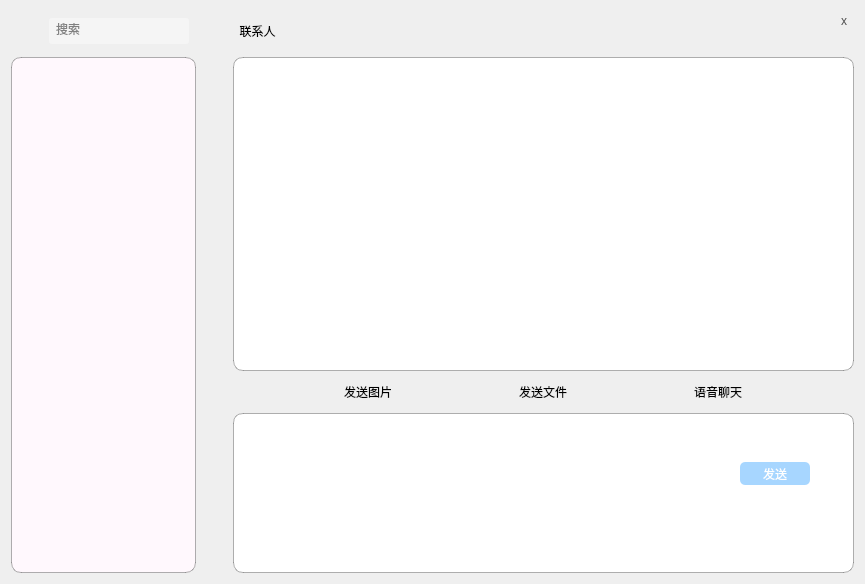
      <widget class="QWidget" name="page_talk">
       <layout class="QGridLayout" name="gridLayout">
        <item row="0" column="1">
         <layout class="QHBoxLayout" name="horizontalLayout_4">
          <item>
           <widget class="QLabel" name="lab_friendname">
            <property name="sizePolicy">
             <sizepolicy hsizetype="Fixed" vsizetype="Fixed">
              <horstretch>0</horstretch>
              <verstretch>0</verstretch>
             </sizepolicy>
            </property>
            <property name="cursor">
             <cursorShape>ArrowCursor</cursorShape>
            </property>
            <property name="styleSheet">
             <string notr="true">font: 520 11pt &quot;Microsoft YaHei UI&quot;;
border: transparent;</string>
            </property>
            <property name="text">
             <string>  联系人</string>
            </property>
           </widget>
          </item>
          <item>
           <layout class="QVBoxLayout" name="verticalLayout_2">
            <item>
             <layout class="QHBoxLayout" name="horizontalLayout">
              <item>
               <spacer name="horizontalSpacer">
                <property name="orientation">
                 <enum>Qt::Orientation::Horizontal</enum>
                </property>
                <property name="sizeType">
                 <enum>QSizePolicy::Policy::Expanding</enum>
                </property>
                <property name="sizeHint" stdset="0">
                 <size>
                  <width>500</width>
                  <height>25</height>
                 </size>
                </property>
               </spacer>
              </item>
              <item alignment="Qt::AlignmentFlag::AlignRight|Qt::AlignmentFlag::AlignTop">
               <widget class="QPushButton" name="but_minwindow">
                <property name="sizePolicy">
                 <sizepolicy hsizetype="Fixed" vsizetype="Fixed">
                  <horstretch>0</horstretch>
                  <verstretch>0</verstretch>
                 </sizepolicy>
                </property>
                <property name="minimumSize">
                 <size>
                  <width>20</width>
                  <height>20</height>
                 </size>
                </property>
                <property name="maximumSize">
                 <size>
                  <width>20</width>
                  <height>20</height>
                 </size>
                </property>
                <property name="cursor">
                 <cursorShape>PointingHandCursor</cursorShape>
                </property>
                <property name="mouseTracking">
                 <bool>true</bool>
                </property>
                <property name="styleSheet">
                 <string notr="true">QPushButton {
    border: none;
    background: transparent;
    color: rgb(78, 78, 78);
}

QPushButton:hover {
    border: none;
    background: transparent;
    color: white;
    background: grey;
    border-radius: 3px;
}</string>
                </property>
                <property name="text">
                 <string/>
                </property>
                <property name="icon">
                 <iconset theme="QIcon::ThemeIcon::ListRemove"/>
                </property>
                <property name="iconSize">
                 <size>
                  <width>12</width>
                  <height>10</height>
                 </size>
                </property>
               </widget>
              </item>
              <item alignment="Qt::AlignmentFlag::AlignRight|Qt::AlignmentFlag::AlignTop">
               <widget class="QPushButton" name="but_maxwindow">
                <property name="sizePolicy">
                 <sizepolicy hsizetype="Fixed" vsizetype="Fixed">
                  <horstretch>0</horstretch>
                  <verstretch>0</verstretch>
                 </sizepolicy>
                </property>
                <property name="minimumSize">
                 <size>
                  <width>20</width>
                  <height>20</height>
                 </size>
                </property>
                <property name="maximumSize">
                 <size>
                  <width>20</width>
                  <height>20</height>
                 </size>
                </property>
                <property name="cursor">
                 <cursorShape>PointingHandCursor</cursorShape>
                </property>
                <property name="mouseTracking">
                 <bool>true</bool>
                </property>
                <property name="styleSheet">
                 <string notr="true">QPushButton {
    border: none;
    background: transparent;
    color: rgb(78, 78, 78);
}

QPushButton:hover {
    border: none;
    background: transparent;
    color: white;
    background: grey;
    border-radius: 3px;
}</string>
                </property>
                <property name="text">
                 <string/>
                </property>
                <property name="icon">
                 <iconset theme="QIcon::ThemeIcon::MediaPlaybackStop"/>
                </property>
                <property name="iconSize">
                 <size>
                  <width>12</width>
                  <height>12</height>
                 </size>
                </property>
               </widget>
              </item>
              <item alignment="Qt::AlignmentFlag::AlignRight|Qt::AlignmentFlag::AlignTop">
               <widget class="QPushButton" name="but_deletewindow">
                <property name="sizePolicy">
                 <sizepolicy hsizetype="Fixed" vsizetype="Fixed">
                  <horstretch>0</horstretch>
                  <verstretch>0</verstretch>
                 </sizepolicy>
                </property>
                <property name="minimumSize">
                 <size>
                  <width>20</width>
                  <height>20</height>
                 </size>
                </property>
                <property name="maximumSize">
                 <size>
                  <width>20</width>
                  <height>20</height>
                 </size>
                </property>
                <property name="cursor">
                 <cursorShape>PointingHandCursor</cursorShape>
                </property>
                <property name="mouseTracking">
                 <bool>true</bool>
                </property>
                <property name="styleSheet">
                 <string notr="true">QPushButton {
    border: none;
    background: transparent;
    color: rgb(78, 78, 78);
    font:  16pt 'Microsoft New Tai Lue';
}

QPushButton:hover {
    border: none;
    background: transparent;
    color: white;
    font:  16pt 'Microsoft New Tai Lue';
    background: red;
    border-radius: 3px;
}</string>
                </property>
                <property name="text">
                 <string>x</string>
                </property>
                <property name="iconSize">
                 <size>
                  <width>15</width>
                  <height>15</height>
                 </size>
                </property>
               </widget>
              </item>
             </layout>
            </item>
           </layout>
          </item>
         </layout>
        </item>
        <item row="1" column="1">
         <widget class="TalkStacked" name="stack_talks">
          <property name="sizePolicy">
           <sizepolicy hsizetype="Expanding" vsizetype="Expanding">
            <horstretch>0</horstretch>
            <verstretch>0</verstretch>
           </sizepolicy>
          </property>
          <property name="minimumSize">
           <size>
            <width>0</width>
            <height>314</height>
           </size>
          </property>
          <property name="styleSheet">
           <string notr="true">QStackedWidget {
    font: 12pt &quot;Microsoft YaHei UI&quot;;
    border: 0.5px solid rgba(0, 0, 0, 0.3);
    border-radius: 10px;
    background: white;
    padding: 5px;
}

QScrollBar:vertical {
    width: 8px;                /* 滚动条宽度 */
    background: #f0f0f0;      /* 滚动条背景 */
    border-radius: 8px;       /* 更明显的圆角 */
}

QScrollBar::handle:vertical {
    background: #888;          /* 滚动条滑块颜色 */
    min-height: 40px;          /* 滑块最小高度 */
    border-radius: 10px;       /* 增大圆角 */
}

QScrollBar::handle:vertical:hover {
    background: #555;          /* 滑块悬停颜色 */
}

QScrollBar::add-line:vertical, QScrollBar::sub-line:vertical {
    background: none;          /* 上下箭头颜色 */
}

QScrollBar::add-page:vertical, QScrollBar::sub-page:vertical {
    background: none;          /* 页面的颜色 */
}</string>
          </property>
          <property name="currentIndex">
           <number>0</number>
          </property>
          <widget class="QWidget" name="page0">
           <layout class="QGridLayout" name="gridLayout_3"/>
          </widget>
          <widget class="QWidget" name="page_"/>
         </widget>
        </item>
        <item row="3" column="1">
         <widget class="EnterTextEdit" name="edit_input">
          <property name="sizePolicy">
           <sizepolicy hsizetype="Expanding" vsizetype="Fixed">
            <horstretch>0</horstretch>
            <verstretch>10</verstretch>
           </sizepolicy>
          </property>
          <property name="maximumSize">
           <size>
            <width>16777215</width>
            <height>160</height>
           </size>
          </property>
          <property name="mouseTracking">
           <bool>false</bool>
          </property>
          <property name="contextMenuPolicy">
           <enum>Qt::ContextMenuPolicy::NoContextMenu</enum>
          </property>
          <property name="styleSheet">
           <string notr="true">QTextEdit {
    font: 12pt &quot;Microsoft YaHei UI&quot;;
    border: 0.5px solid rgba(0, 0, 0, 0.3);
    border-radius: 10px;
    background: white;
    padding: 5px;
}

QScrollBar:vertical {
    width: 7px;                /* 滚动条宽度 */
    background: #f0f0f0;      /* 滚动条背景 */
    border-radius: 8px;       /* 更明显的圆角 */
}

QScrollBar::handle:vertical {
    background: #888;          /* 滚动条滑块颜色 */
    min-height: 40px;          /* 滑块最小高度 */
    border-radius: 10px;       /* 增大圆角 */
}

QScrollBar::handle:vertical:hover {
    background: #555;          /* 滑块悬停颜色 */
}

QScrollBar::add-line:vertical, QScrollBar::sub-line:vertical {
    background: none;          /* 上下箭头颜色 */
}

QScrollBar::add-page:vertical, QScrollBar::sub-page:vertical {
    background: none;          /* 页面的颜色 */
}</string>
          </property>
         </widget>
        </item>
        <item row="2" column="1">
         <layout class="QHBoxLayout" name="horizontalLayout_2">
          <property name="spacing">
           <number>0</number>
          </property>
          <property name="sizeConstraint">
           <enum>QLayout::SizeConstraint::SetFixedSize</enum>
          </property>
          <item alignment="Qt::AlignmentFlag::AlignVCenter">
           <widget class="QPushButton" name="but_tool1">
            <property name="sizePolicy">
             <sizepolicy hsizetype="Fixed" vsizetype="Expanding">
              <horstretch>0</horstretch>
              <verstretch>0</verstretch>
             </sizepolicy>
            </property>
            <property name="minimumSize">
             <size>
              <width>80</width>
              <height>30</height>
             </size>
            </property>
            <property name="styleSheet">
             <string notr="true">QPushButton {
    background-color: transparent;
    border: none;
    color: black;
}
QPushButton:hover {
    background-color: rgba(0, 0, 0, 0.1); 
}
QPushButton:pressed {
    background-color: rgba(0, 0, 0, 0.2); 
}</string>
            </property>
            <property name="text">
             <string>发送图片</string>
            </property>
            <property name="icon">
             <iconset theme="QIcon::ThemeIcon::ZoomFitBest"/>
            </property>
           </widget>
          </item>
          <item alignment="Qt::AlignmentFlag::AlignVCenter">
           <widget class="QPushButton" name="but_tool2">
            <property name="sizePolicy">
             <sizepolicy hsizetype="Fixed" vsizetype="Fixed">
              <horstretch>0</horstretch>
              <verstretch>0</verstretch>
             </sizepolicy>
            </property>
            <property name="minimumSize">
             <size>
              <width>80</width>
              <height>30</height>
             </size>
            </property>
            <property name="styleSheet">
             <string notr="true">QPushButton {
    background-color: transparent;
    border: none;
    color: black;
}
QPushButton:hover {
    background-color: rgba(0, 0, 0, 0.1); 
}
QPushButton:pressed {
    background-color: rgba(0, 0, 0, 0.2); 
}</string>
            </property>
            <property name="text">
             <string>发送文件</string>
            </property>
            <property name="icon">
             <iconset theme="QIcon::ThemeIcon::FolderNew"/>
            </property>
           </widget>
          </item>
          <item alignment="Qt::AlignmentFlag::AlignVCenter">
           <widget class="QPushButton" name="but_tool3">
            <property name="sizePolicy">
             <sizepolicy hsizetype="Fixed" vsizetype="Fixed">
              <horstretch>0</horstretch>
              <verstretch>0</verstretch>
             </sizepolicy>
            </property>
            <property name="minimumSize">
             <size>
              <width>80</width>
              <height>30</height>
             </size>
            </property>
            <property name="styleSheet">
             <string notr="true">QPushButton {
    background-color: transparent;
    border: none;
    color: black;
}
QPushButton:hover {
    background-color: rgba(0, 0, 0, 0.1); 
}
QPushButton:pressed {
    background-color: rgba(0, 0, 0, 0.2); 
}</string>
            </property>
            <property name="text">
             <string>语音聊天</string>
            </property>
            <property name="icon">
             <iconset theme="QIcon::ThemeIcon::CallStart"/>
            </property>
           </widget>
          </item>
         </layout>
        </item>
        <item row="0" column="0">
         <layout class="QHBoxLayout" name="horizontalLayout_17">
          <item alignment="Qt::AlignmentFlag::AlignRight|Qt::AlignmentFlag::AlignVCenter">
           <widget class="QPushButton" name="but_fangdajing">
            <property name="sizePolicy">
             <sizepolicy hsizetype="Fixed" vsizetype="Fixed">
              <horstretch>0</horstretch>
              <verstretch>0</verstretch>
             </sizepolicy>
            </property>
            <property name="styleSheet">
             <string notr="true">background:transparent;
 border: none;
</string>
            </property>
            <property name="text">
             <string/>
            </property>
            <property name="icon">
             <iconset theme="QIcon::ThemeIcon::EditFind"/>
            </property>
           </widget>
          </item>
          <item alignment="Qt::AlignmentFlag::AlignLeft">
           <widget class="LineSerach" name="line_serach">
            <property name="sizePolicy">
             <sizepolicy hsizetype="Fixed" vsizetype="Fixed">
              <horstretch>0</horstretch>
              <verstretch>0</verstretch>
             </sizepolicy>
            </property>
            <property name="minimumSize">
             <size>
              <width>140</width>
              <height>26</height>
             </size>
            </property>
            <property name="maximumSize">
             <size>
              <width>140</width>
              <height>26</height>
             </size>
            </property>
            <property name="mouseTracking">
             <bool>false</bool>
            </property>
            <property name="contextMenuPolicy">
             <enum>Qt::ContextMenuPolicy::NoContextMenu</enum>
            </property>
            <property name="styleSheet">
             <string notr="true">font: 10pt &quot;Microsoft YaHei UI&quot;;
border-radius: 3px;
background:rgb(245, 245, 245);
color:grey;
padding: 5px;
</string>
            </property>
            <property name="text">
             <string>搜索</string>
            </property>
            <property name="maxLength">
             <number>20</number>
            </property>
           </widget>
          </item>
          <item alignment="Qt::AlignmentFlag::AlignLeft|Qt::AlignmentFlag::AlignVCenter">
           <widget class="QPushButton" name="but_add0">
            <property name="sizePolicy">
             <sizepolicy hsizetype="Fixed" vsizetype="Fixed">
              <horstretch>0</horstretch>
              <verstretch>0</verstretch>
             </sizepolicy>
            </property>
            <property name="minimumSize">
             <size>
              <width>0</width>
              <height>40</height>
             </size>
            </property>
            <property name="cursor">
             <cursorShape>PointingHandCursor</cursorShape>
            </property>
            <property name="styleSheet">
             <string notr="true">background:transparent;
 border: none;
</string>
            </property>
            <property name="text">
             <string/>
            </property>
            <property name="icon">
             <iconset theme="QIcon::ThemeIcon::ContactNew"/>
            </property>
           </widget>
          </item>
         </layout>
        </item>
        <item row="1" column="0" rowspan="3">
         <widget class="TalkList" name="list_talks">
          <property name="sizePolicy">
           <sizepolicy hsizetype="Fixed" vsizetype="Expanding">
            <horstretch>185</horstretch>
            <verstretch>0</verstretch>
           </sizepolicy>
          </property>
          <property name="minimumSize">
           <size>
            <width>185</width>
            <height>0</height>
           </size>
          </property>
          <property name="maximumSize">
           <size>
            <width>185</width>
            <height>16777215</height>
           </size>
          </property>
          <property name="mouseTracking">
           <bool>true</bool>
          </property>
          <property name="styleSheet">
           <string notr="true">QListView {
font: 450 11pt &quot;Microsoft YaHei UI Light&quot;;
border: 0.5px solid rgba(0, 0, 0, 0.3);
border-radius: 10px;
background: rgb(255, 248, 253);
padding: 5px;
}

QScrollBar:vertical {
width: 7px; /* 滚动条宽度 */
background: #f0f0f0; /* 滚动条背景 */
border-radius: 8px; /* 更明显的圆角 */
}

QScrollBar::handle:vertical {
background: #888; /* 滚动条滑块颜色 */
min-height: 40px; /* 滑块最小高度 */
border-radius: 10px; /* 增大圆角 */
}

QScrollBar::handle:vertical:hover {
background: #555; /* 滑块悬停颜色 */
}

QScrollBar::add-line:vertical, QScrollBar::sub-line:vertical {
background: none; /* 上下箭头颜色 */
}

QScrollBar::add-page:vertical, QScrollBar::sub-page:vertical {
background: none; /* 页面的颜色 */
}</string>
          </property>
          <property name="selectionMode">
           <enum>QAbstractItemView::SelectionMode::SingleSelection</enum>
          </property>
         </widget>
        </item>
       </layout>
       <widget class="QPushButton" name="but_send">
        <property name="geometry">
         <rect>
          <x>740</x>
          <y>462</y>
          <width>70</width>
          <height>23</height>
         </rect>
        </property>
        <property name="sizePolicy">
         <sizepolicy hsizetype="Ignored" vsizetype="Ignored">
          <horstretch>0</horstretch>
          <verstretch>0</verstretch>
         </sizepolicy>
        </property>
        <property name="cursor">
         <cursorShape>ArrowCursor</cursorShape>
        </property>
        <property name="styleSheet">
         <string notr="true">QPushButton {
    font: 11pt &quot;Microsoft YaHei UI&quot;;
    background-color: rgb(167, 214, 255); 
    color: white;; 
   border-radius: 5px;
}
</string>
        </property>
        <property name="text">
         <string>发送</string>
        </property>
       </widget>
       <zorder>edit_input</zorder>
       <zorder>list_talks</zorder>
       <zorder>but_send</zorder>
       <zorder>stack_talks</zorder>
      </widget>
